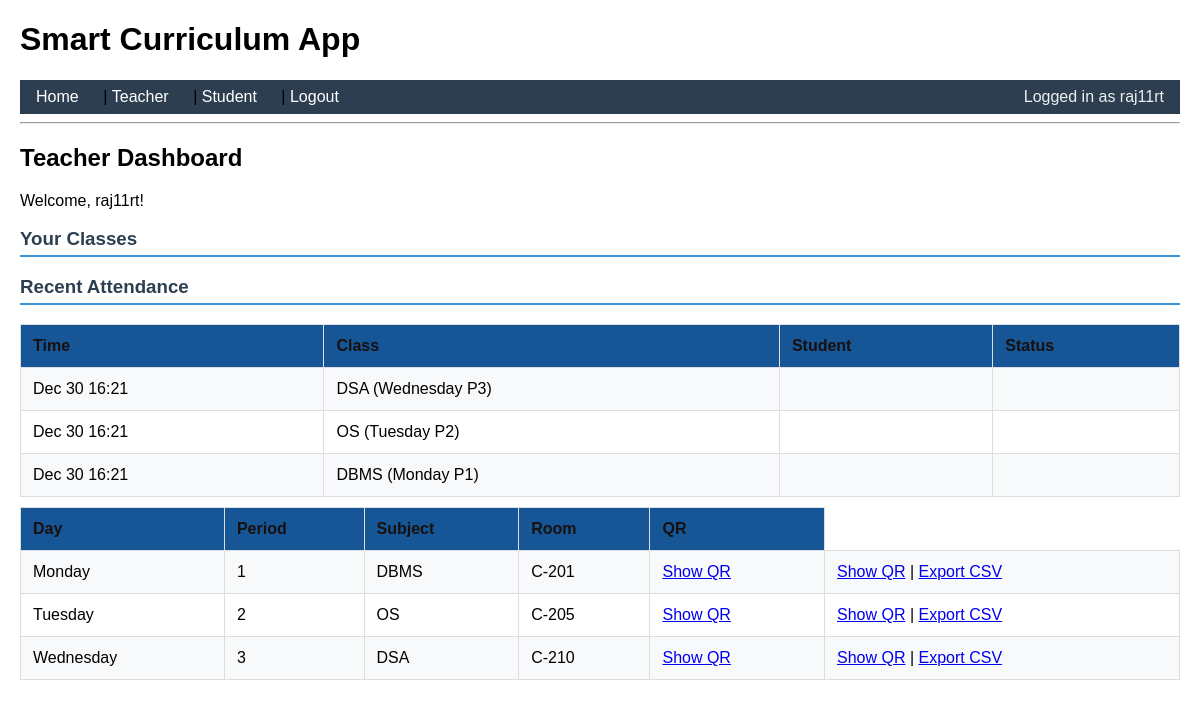
Screenshot of /teacher/ (signed in) with the database file from the repository.
### core/models.py (models this page shows, shortened)
class Attendance(models.Model):
    student = models.ForeignKey(Student, on_delete=models.CASCADE)
    timetable_entry = models.ForeignKey(TimetableEntry, on_delete=models.CASCADE)
    date = models.DateField()
    marked_at = models.DateTimeField(auto_now_add=True)
    method = models.CharField(
        max_length=20,
        choices=(
            ("QR", "QR"),
            ("BT", "Bluetooth"),
            ("WIFI", "WiFi"),
            ("FACE", "Face"),
        ),
        default="QR",
    )
    present = models.BooleanField(default=True)
    class Meta:
        unique_together = ("student", "timetable_entry", "date")

class TimetableEntry(models.Model):
    day = models.CharField(max_length=10)  # e.g. Monday
    period = models.IntegerField()         # 1,2,3...
    subject = models.CharField(max_length=100)
    room = models.CharField(max_length=20, blank=True)
    teacher = models.ForeignKey(User, on_delete=models.CASCADE, related_name="classes")

### core/views.py (the view)
# urls.py: path("teacher/", views.teacher_dashboard, name="teacher_dashboard"),
@login_required
def teacher_dashboard(request):
    classes = TimetableEntry.objects.filter(
        teacher=request.user
    ).order_by("day", "period")
    recent_attendance = Attendance.objects.filter(
        timetable_entry__teacher=request.user,
        marked_at__gte=timezone.now() - timedelta(days=7),  # <— change here
    ).select_related("student", "timetable_entry").order_by("-marked_at")[:20]
    context = {
        "classes": classes,
        "recent_attendance": recent_attendance,
    }
    return render(request, "core/teacher_dashboard.html", context)

### core/templates/core/teacher_dashboard.html
{% extends "core/base.html" %}
{% block content %}
<h2>Teacher Dashboard</h2>
<p>Welcome, {{ request.user.get_full_name|default:request.user.username }}!</p>
<h3>Your Classes</h3>
<h3>Recent Attendance</h3>
{% if recent_attendance %}
<table>
  <tr>
    <th>Time</th>
    <th>Class</th>
    <th>Student</th>
    <th>Status</th>
  </tr>
  {% for a in recent_attendance %}
  <tr>
    <td>{{ a.marked_at|date:"M d H:i" }}</td>
    <td>{{ a.timetable_entry.subject }} ({{ a.timetable_entry.day }} P{{ a.timetable_entry.period }})</td>
    <td>{{ a.student.name }}</td>
    <td>{{ a.status }}</td>
  </tr>
  {% endfor %}
</table>
{% else %}
<p>No attendance recorded in the last 7 days.</p>
{% endif %}
{% if classes %}
<table>
    <tr>
        <th>Day</th>
        <th>Period</th>
        <th>Subject</th>
        <th>Room</th>
        <th>QR</th>
    </tr>
    {% for c in classes %}
    <tr>
        <td>{{ c.day }}</td>
        <td>{{ c.period }}</td>
        <td>{{ c.subject }}</td>
        <td>{{ c.room }}</td>
        <td><a href="{% url 'class_qr' c.id %}" target="_blank">Show QR</a><td>
  <a href="{% url 'class_qr' c.id %}" target="_blank">Show QR</a> |
  <a href="{% url 'export_class_attendance' c.id %}">Export CSV</a>
</td>
    </td>
    </tr>
    {% endfor %}
</table>
{% else %}
<p>No classes assigned to you yet.</p>
{% endif %}
{% endblock %}

### core/templates/core/base.html (shortened to what this page needs)
<!DOCTYPE html>
<html lang="en">
<head>
</head>
<body>
    <h1>Smart Curriculum App</h1>
  <nav style="background: #2c3e50 !important;">
  <a href="{% url 'home' %}">Home</a>
  {% if request.user.is_authenticated %}
    |
    <a href="{% url 'teacher_dashboard' %}">Teacher</a>
    |
    <a href="{% url 'student_dashboard' %}">Student</a>
    |
    <a href="{% url 'logout' %}?next=/">Logout</a>
    <span style="float:right;">Logged in as {{ request.user.username }}</span>
  {% else %}
    |
    <a href="{% url 'login' %}">Login</a>
  {% endif %}
</nav>
    <hr>
    {% block content %}{% endblock %}
</body>
</html>

### core/templates/core/base.html (style rules this page uses)
body { font-family: Arial, sans-serif; margin: 20px; }
table { border-collapse: collapse; width: 100%; margin: 10px 0; }
th, td { border: 1px solid #ddd; padding: 12px; text-align: left; }
th { background: #165696; color: rgb(23, 16, 16); font-weight: bold; }
tr:nth-child(even) { background: #f8f9fa; }
nav { background: #2c3e50 !important; padding: 8px 16px; }
nav a { color: white !important; text-decoration: none; margin-right: 20px; font-weight: 500; }
nav span { color: #ecf0f1 !important; }
h3 { color: #2c3e50; border-bottom: 2px solid #3498db; padding-bottom: 5px; }

### rows the page displays
Attendance: marked_at "Dec 30 16:21", timetable_entry.subject "DSA", timetable_entry.day "Wednesday", timetable_entry.period "3"
Attendance: marked_at "Dec 30 16:21", timetable_entry.subject "OS", timetable_entry.day "Tuesday", timetable_entry.period "2"
Attendance: marked_at "Dec 30 16:21", timetable_entry.subject "DBMS", timetable_entry.day "Monday", timetable_entry.period "1"
TimetableEntry: day "Monday", period "1", subject "DBMS", room "C-201"
TimetableEntry: day "Tuesday", period "2", subject "OS", room "C-205"
TimetableEntry: day "Wednesday", period "3", subject "DSA", room "C-210"

### other values shown
{{ request.user.username }} "raj11rt"
{{ request.user.get_full_name|default:request.user.username }} "raj11rt"
